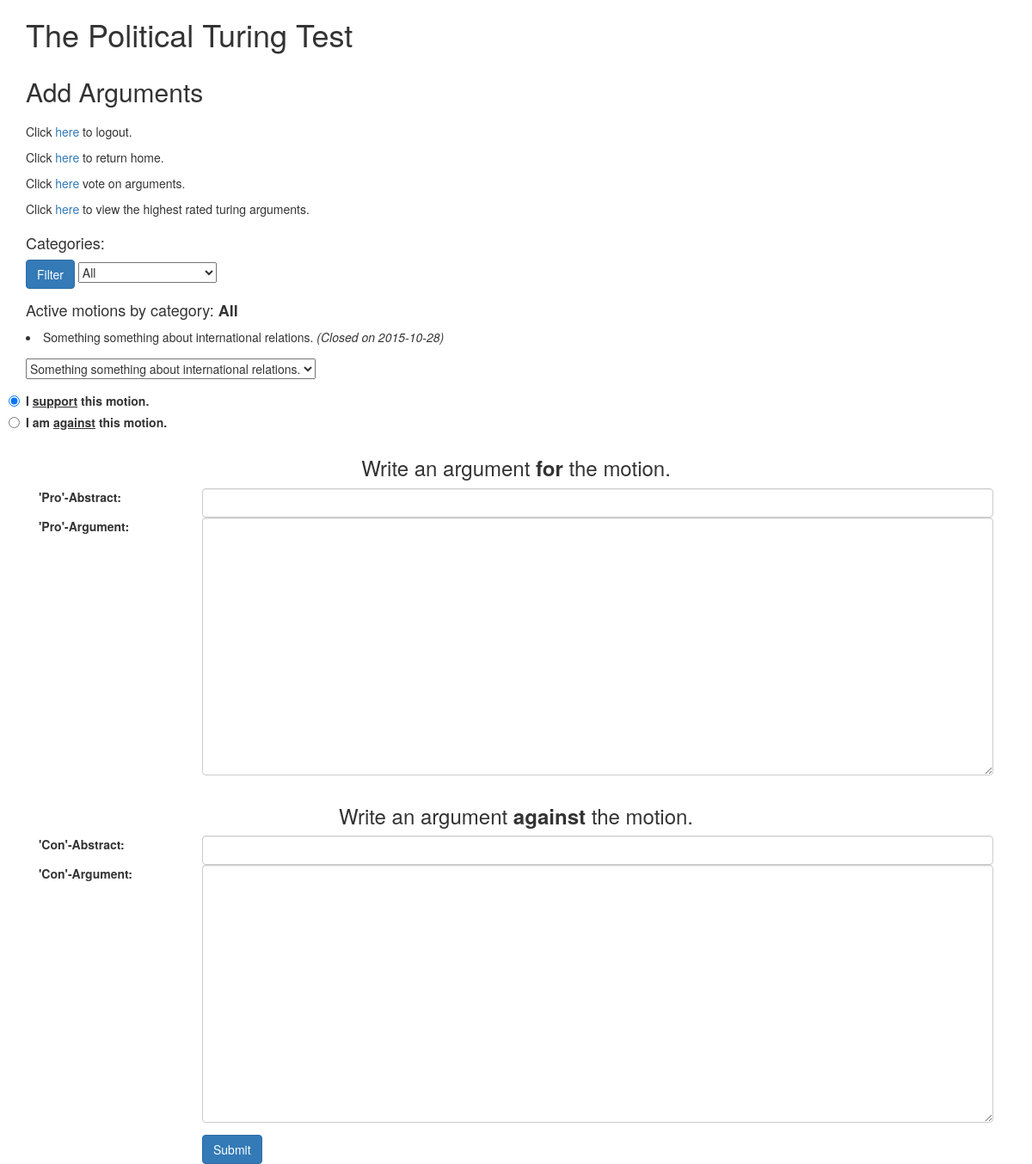
Before: /arguments (signed in) with the older database file.
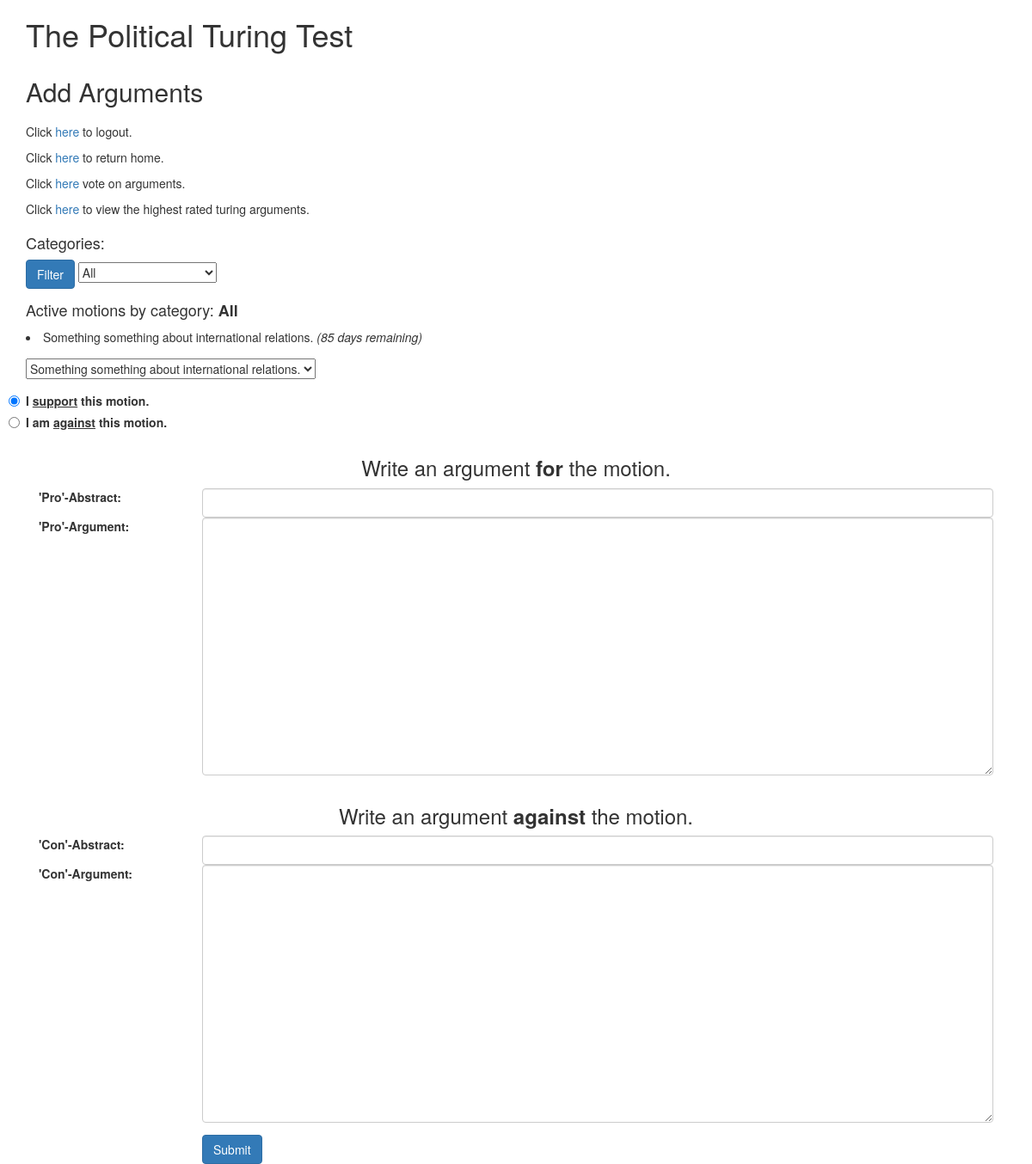
After: the same page with the newer database file.
### models.py (models this page shows, shortened)
class Topic(db.Model):
    __tablename__ = "topics"
    id = db.Column(db.Integer, primary_key=True)
    category = db.Column(db.String, nullable=False)
    topic = db.Column(db.String, nullable=False)
    author_id = db.Column(db.Integer, ForeignKey('users.id'))
    created_date = db.Column(db.Date, default=datetime.date.today)
    status = db.Column(db.Boolean, nullable=False)
    def days_left(self):
        days_remaining = 100 - (datetime.date.today() - self.created_date).days
        if days_remaining > 1 and self.status == True:
            return "{int} days remaining".format(int = days_remaining)
        elif days_remaining == 1 and self.status == True:
            return "*1 day remaining*"
        else:
            return "Closed on {close_date}".format(close_date = self.created_date - datetime.timedelta(days = 10))

### app.py (the view)
@app.route('/arguments', methods=['GET'])
@login_required
def get_arguments():
    update_topic_status()
    category_filter = request.args.get('category_value', 'all')
    categories = db.session.query(Topic.category).distinct()
    user_motions = Motion.query.filter_by(user_id = session['user_id']).all()
    user_topics = [motion.topic_id for motion in user_motions]
    if category_filter == 'all':
        motions = db.session.query(Topic).filter(~ Topic.id.in_(user_topics), Topic.status == True)
        category_header = "All"
    else:
        motions = db.session.query(Topic).filter(~ Topic.id.in_(user_topics), Topic.category == category_filter, Topic.status == True)
        category_header = category_filter
    topics = db.session.query(func.count(Topic.id)).filter_by(status = True).all()[0][0]
    randnum = random.choice(range(1, topics + 1))
    return render_template('arguments.html', category_header = category_header, categories=categories, motions=motions, randnum=randnum)

### app.py (called while the page is built)
def login_required(f):
    @wraps(f)
    def wrap(*args, **kwargs):
        if 'logged_in' in session:
            return f(*args, **kwargs)
        else:
            flash('You need to login first.')
            return redirect(url_for('login'))
    return wrap

def update_topic_status():
    active_topics = db.session.query(Topic).filter_by(status = True).all()
    for topic in active_topics:
        if "Closed" in topic.days_left():
            updated_topic = Topic.query.get(topic.id)
            updated_topic.status = False
            db.session.commit()

### templates/arguments.html (shortened to what this page needs)
<html>
  <head>
    <link href="static/bootstrap.min.css" rel="stylesheet" media="screen">
  </head>
  <body>
    <div class="container">
      <h1>The Political Turing Test</h1>
    </div>
    <div class="container">
      <h2>Add Arguments</h2>
    </div>
    <div class="container">
    </div>
    <div class="container">
      <p>Click <a href="/logout">here</a> to logout.</p>
      <p>Click <a href="/">here</a> to return home.</p>
      <p>Click <a href="/voting/{{ randnum }}">here</a> vote on arguments.</p>
      <p>Click <a href="/turingarguments/topic/{{ randnum }}/topscoring">here</a> to view the highest rated turing arguments.</p>
    </div>
    <div class="container">
      <form action="" method="get">
        <h4>Categories:</h4>
        <div class="form-group">
          <button class="btn btn-primary" type="submit">Filter</button>
          <select name="category_value">
            <option value="all">All</option>
          </select>
        </div>
      </form>
      <form action="" method="post">
        <div class="form-group">
          <h4>Active motions by category: <strong>{{ category_header }}</strong></h4>
          {% for motion in motions %}
          <li>{{ motion.topic }} <i>({{ motion.days_left() }})</i></li>
          {% endfor %}
        </div>
        <div class="form-group">
          <select name="motion_value">
            {% for motion in motions %}
            <option value="{{ motion.topic }}">{{ motion.topic }}</option>
            {% endfor %}
          </select>
        </div>
        <label class="radio">
          <input type="radio" name="user_stance" id="optionsRadios1" value="pro" checked>
          I <u>support</u> this motion.
        </label>
        <label class="radio">
          <input type="radio" name="user_stance" id="optionsRadios2" value="con">
          I am <u>against</u> this motion.
         </label>
        <div class="form-group argument-box clearfix">
          <h3 class="argument-box-header">Write an argument <strong>for</strong> the motion.</h3>
          <label for="title" class="col-sm-2 control-label">'Pro'-Abstract:</label>
          <div class="col-sm-10">
            <input class="form-control" id="abstract" name="abstract" type="text" value="{{ request.form.abstract }}">
          </div>
          <label for="Content" class="col-sm-2 control-label">'Pro'-Argument:</label>
          <div class="col-sm-10">
            <textarea class="form-control" id="argument" name="argument" style="height: 300px;">{{ request.form.argument }}</textarea>
          </div>
        </div>
        <div class="form-group argument-box clearfix">
          <h3 class="argument-box-header">Write an argument <strong>against</strong> the motion.</h3>
          <label for="title" class="col-sm-2 control-label">'Con'-Abstract:</label>
          <div class="col-sm-10">
            <input class="form-control" id="abstract1" name="abstract1" type="text" value="{{ request.form.abstract1 }}">
          </div>
          <label for="Content" class="col-sm-2 control-label">'Con'-Argument:</label>
          <div class="col-sm-10">
            <textarea class="form-control" id="argument1" name="argument1" style="height: 300px;">{{ request.form.argument1 }}</textarea>
          </div>
        </div>
        <div class="form-group">
          <div class="col-sm-offset-2 col-sm-10">
            <button class="btn btn-primary" type="submit">Submit</button>
          </div>
        </div>
      </form>
  </body>
</html>

### templates/arguments.html (style rules this page uses)
.argument-box { margin-bottom: 1em; }
.argument-box-header { text-align: center; }

Changed rows visible on the page:
changed Topic "Something something about international relations.": days_left "Closed on 2015-10-28" → "85 days remaining"
